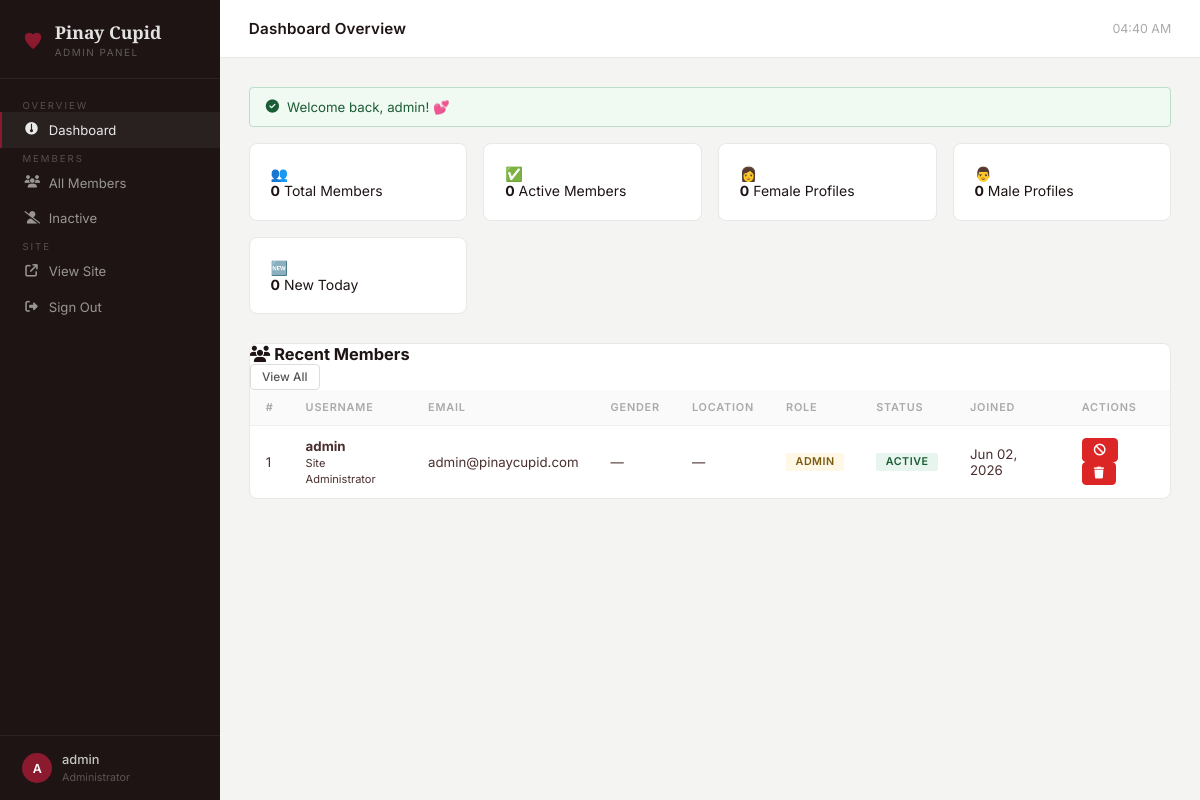
Page /admin (signed in) on the earlier database version.
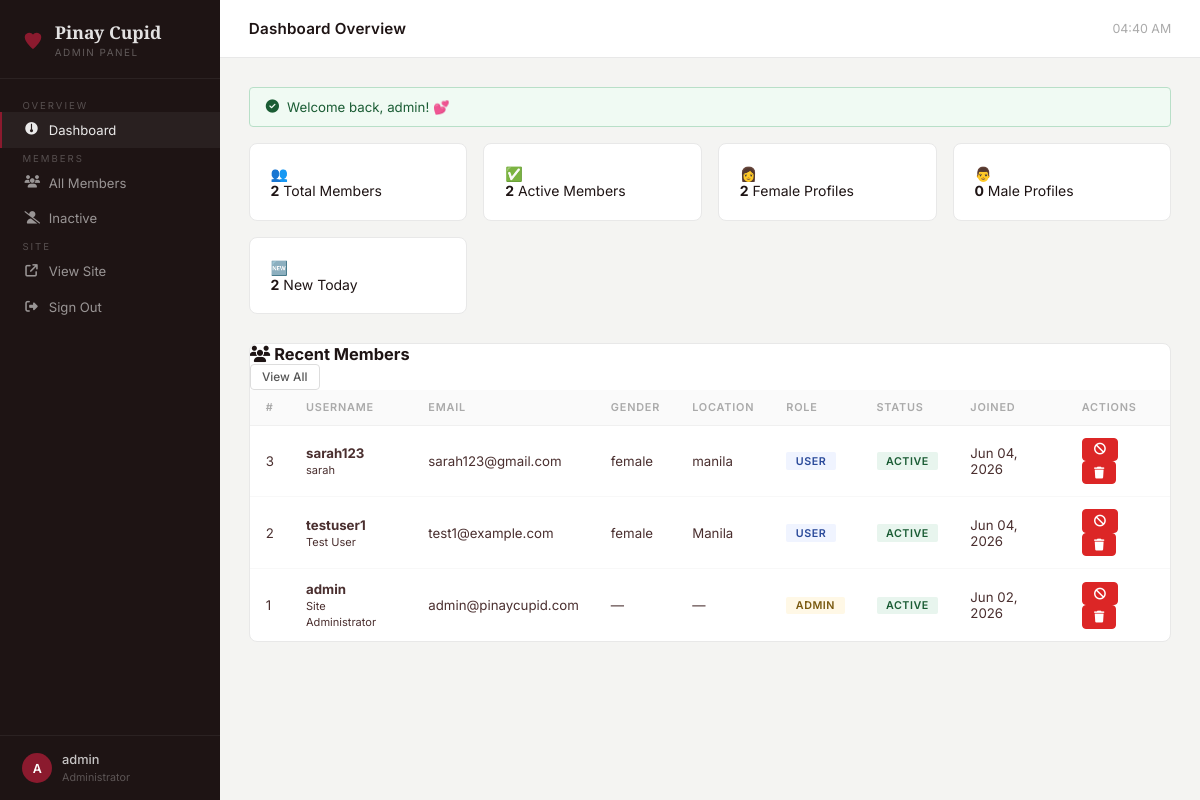
Same page on the later database version.
### database.py (models this page shows)
class User(Base):
    __tablename__ = "users"
    id = Column(Integer, primary_key=True, index=True)
    username = Column(String(50), unique=True, index=True, nullable=False)
    email = Column(String(120), unique=True, index=True, nullable=False)
    hashed_password = Column(String(256), nullable=False)
    role = Column(Enum(RoleEnum), default=RoleEnum.user, nullable=False)
    is_active = Column(Boolean, default=True)
    is_verified = Column(Boolean, default=False)
    created_at = Column(DateTime, default=datetime.utcnow)
    full_name = Column(String(100), nullable=True)
    age = Column(Integer, nullable=True)
    gender = Column(Enum(GenderEnum), nullable=True)
    location = Column(String(100), nullable=True)
    bio = Column(Text, nullable=True)
    looking_for = Column(String(200), nullable=True)
    religion = Column(String(50), nullable=True)
    occupation = Column(String(100), nullable=True)
    profile_photo = Column(String(255), nullable=True)
    last_login = Column(DateTime, nullable=True)

### app.py (the view)
@app.get("/admin", response_class=HTMLResponse)
def admin_dashboard(request: Request, db: Session = Depends(get_db)):
    admin = get_current_user(request, db)
    if not admin or admin.role != RoleEnum.admin:
        return RedirectResponse("/login", status_code=302)
    total_users  = db.query(User).filter(User.role == RoleEnum.user).count()
    active_users = db.query(User).filter(User.role == RoleEnum.user, User.is_active == True).count()
    female_users = db.query(User).filter(User.role == RoleEnum.user, User.gender == GenderEnum.female).count()
    male_users   = db.query(User).filter(User.role == RoleEnum.user, User.gender == GenderEnum.male).count()
    today = datetime.utcnow().date()
    new_today = db.query(User).filter(
        User.role == RoleEnum.user,
        User.created_at >= datetime(today.year, today.month, today.day),
    ).count()
    recent_users = (
        db.query(User)
        .order_by(User.created_at.desc())
        .limit(10)
        .all()
    )
    return _admin_render(request, "admin/dashboard.html", {
        "stats": {
            "total_users": total_users,
            "active_users": active_users,
            "female_users": female_users,
            "male_users": male_users,
            "new_today": new_today,
        },
        "recent_users": recent_users,
    }, db)

### templates/admin/dashboard.html (shortened to what this page needs)
{% extends "admin/base_admin.html" %}
{% block page_title %}Dashboard Overview{% endblock %}
{% block content %}
<div class="stats-row">
  <div class="stat-card">
    <div class="stat-icon stat-icon-red"><span style="color:var(--red-main);">👥</span></div>
    <div class="stat-info">
      <strong>{{ stats.total_users }}</strong>
      <span>Total Members</span>
    </div>
  </div>
  <div class="stat-card">
    <div class="stat-icon stat-icon-green"><span>✅</span></div>
    <div class="stat-info">
      <strong>{{ stats.active_users }}</strong>
      <span>Active Members</span>
    </div>
  </div>
  <div class="stat-card">
    <div class="stat-icon stat-icon-blue"><span>👩</span></div>
    <div class="stat-info">
      <strong>{{ stats.female_users }}</strong>
      <span>Female Profiles</span>
    </div>
  </div>
  <div class="stat-card">
    <div class="stat-icon stat-icon-gold"><span>👨</span></div>
    <div class="stat-info">
      <strong>{{ stats.male_users }}</strong>
      <span>Male Profiles</span>
    </div>
  </div>
  <div class="stat-card">
    <div class="stat-icon stat-icon-red"><span>🆕</span></div>
    <div class="stat-info">
      <strong>{{ stats.new_today }}</strong>
      <span>New Today</span>
    </div>
  </div>
</div>
<div class="table-card">
  <div class="table-header">
    <h3><i class="fa-solid fa-users"></i> Recent Members</h3>
    <a href="/admin/users" class="btn btn-outline btn-sm">View All</a>
  </div>
  <table>
    <thead>
      <tr>
        <th>#</th>
        <th>Username</th>
        <th>Email</th>
        <th>Gender</th>
        <th>Location</th>
        <th>Role</th>
        <th>Status</th>
        <th>Joined</th>
        <th>Actions</th>
      </tr>
    </thead>
    <tbody>
      {% for user in recent_users %}
      <tr>
        <td>{{ user.id }}</td>
        <td>
          <strong>{{ user.username }}</strong>
          {% if user.full_name %}<br/><small style="color:var(--text-light);">{{ user.full_name }}</small>{% endif %}
        </td>
        <td>{{ user.email }}</td>
        <td>{{ user.gender.value if user.gender else '—' }}</td>
        <td>{{ user.location or '—' }}</td>
        <td><span class="badge badge-{{ user.role.value }}">{{ user.role.value }}</span></td>
        <td>
          {% if user.is_active %}
            <span class="badge badge-active">Active</span>
          {% else %}
            <span class="badge badge-inactive">Inactive</span>
          {% endif %}
        </td>
        <td>{{ user.created_at.strftime('%b %d, %Y') }}</td>
        <td>
          <a href="/admin/users/{{ user.id }}/toggle" class="btn btn-sm {% if user.is_active %}btn-danger{% else %}btn-success{% endif %}">
            {% if user.is_active %}<i class="fa-solid fa-ban"></i>{% else %}<i class="fa-solid fa-check"></i>{% endif %}
          </a>
          <a href="/admin/users/{{ user.id }}/delete" class="btn btn-sm btn-danger"
             onclick="return confirm('Delete {{ user.username }}? This cannot be undone.')">
            <i class="fa-solid fa-trash"></i>
          </a>
        </td>
      </tr>
      {% else %}
      <tr><td colspan="9" style="text-align:center;color:var(--text-light);padding:2rem;">No members yet.</td></tr>
      {% endfor %}
    </tbody>
  </table>
</div>
{% endblock %}

### templates/admin/base_admin.html (shortened to what this page needs)
<!DOCTYPE html>
<html lang="en">
<head>
  <link href="https://cdnjs.cloudflare.com/ajax/libs/font-awesome/6.5.0/css/all.min.css" rel="stylesheet" />
</head>
<body>
<div class="sidebar">
  <div class="sidebar-brand">
    <svg viewBox="0 0 24 24" fill="currentColor">
      <path d="M12 21C12 21 3 13.5 3 8a5 5 0 0 1 9-3 5 5 0 0 1 9 3c0 5.5-9 13-9 13z"/>
    </svg>
    <div class="sidebar-brand-text">
      <h2>Pinay Cupid</h2>
      <span>Admin Panel</span>
    </div>
  </div>
  <nav class="sidebar-nav">
    <span class="nav-label">Overview</span>
    <a href="/admin" class="{% if request.url.path == '/admin' %}active{% endif %}">
      <i class="fa-solid fa-gauge-simple"></i> Dashboard
    </a>
    <span class="nav-label">Members</span>
    <a href="/admin/users" class="{% if '/admin/users' in request.url.path and 'inactive' not in request.url.query %}active{% endif %}">
      <i class="fa-solid fa-users"></i> All Members
    </a>
    <a href="/admin/users?filter=inactive">
      <i class="fa-solid fa-user-slash"></i> Inactive
    </a>
    <span class="nav-label">Site</span>
    <a href="/" target="_blank">
      <i class="fa-solid fa-arrow-up-right-from-square"></i> View Site
    </a>
    <a href="/logout">
      <i class="fa-solid fa-right-from-bracket"></i> Sign Out
    </a>
  </nav>
  <div class="sidebar-footer">
    <div class="admin-pill">
      <div class="admin-avatar-sm">{{ admin.username[0].upper() }}</div>
      <div class="admin-pill-text">
        <strong>{{ admin.username }}</strong>
        <span>Administrator</span>
      </div>
    </div>
  </div>
</div>
<div class="main-content">
  <div class="topbar">
    <h1>{% block page_title %}Dashboard{% endblock %}</h1>
    <div class="topbar-right">
      <span id="clock"></span>
    </div>
  </div>
  <div class="page-body">
    {% if messages %}
      {% for msg in messages %}
        <div class="flash flash-{{ msg.type }}">
          {% if msg.type == 'success' %}
            <i class="fa-solid fa-circle-check"></i>
          {% else %}
            <i class="fa-solid fa-circle-exclamation"></i>
          {% endif %}
          {{ msg.text }}
        </div>
      {% endfor %}
    {% endif %}
    {% block content %}{% endblock %}
  </div>
</div>
</body>
</html>

Differences in the rows shown:
added User: id "3", username "sarah123", full_name "sarah", email "sarah123@gmail.com", gender "female", location "manila", role.value "USER", is_active "ACTIVE", created_at "Jun 04, 2026"
added User: id "2", username "testuser1", full_name "Test User", email "test1@example.com", gender "female", location "Manila", role.value "USER", is_active "ACTIVE", created_at "Jun 04, 2026"
Other differences:
{{ stats.total_users }}: "0" → "2"
{{ stats.active_users }}: "0" → "2"
{{ stats.female_users }}: "0" → "2"
{{ stats.new_today }}: "0" → "2"
